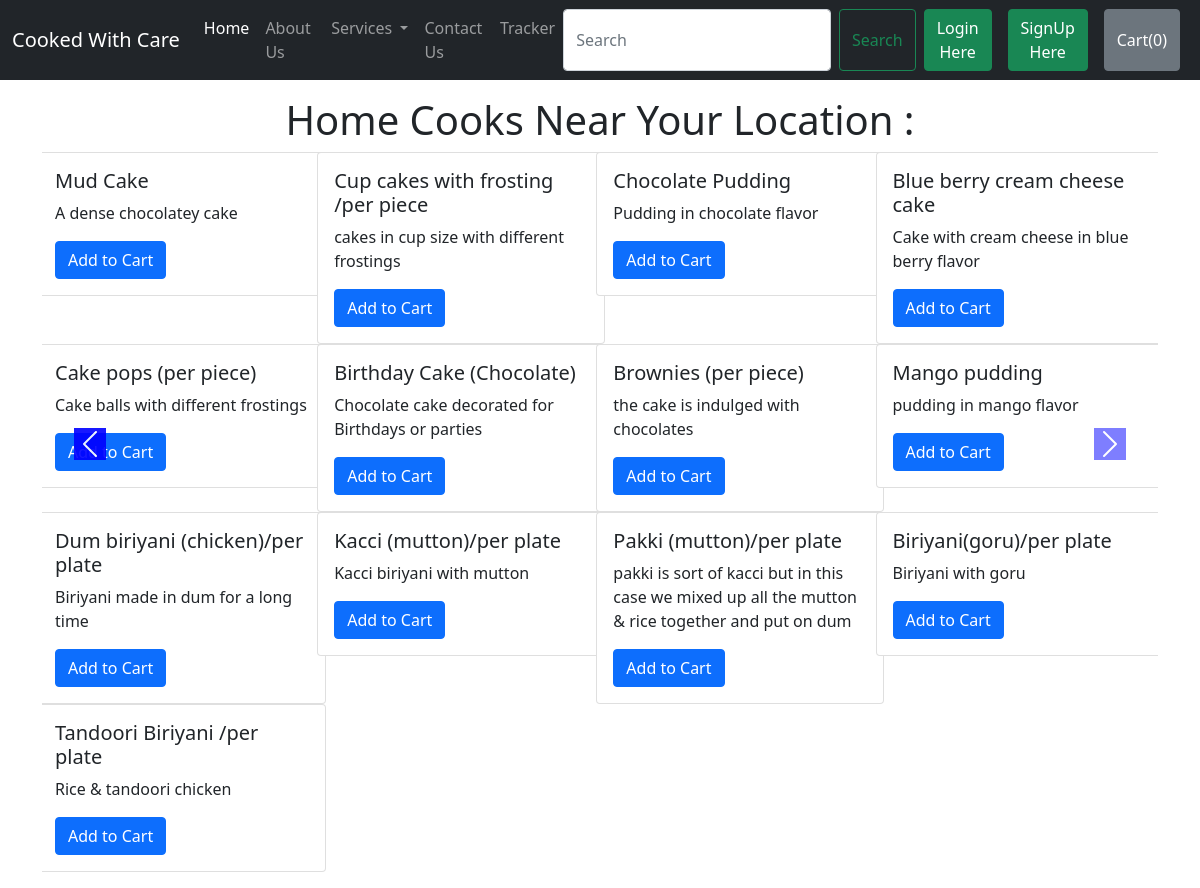
The app's page /homemadefood with its own data.
### shop/models.py (models this page shows)
class product(models.Model):
    product_name= models.CharField(max_length=122, default="")
    category = models.CharField(max_length=50, default="")
    desc=models.TextField(default="")
    price= models.DecimalField(max_digits=10, decimal_places=2,default=0)
    pub_date = models.DateField(default=True)

### home/views.py (the view)
# urls.py: path("homemadefood",views.homemadefood, name='homemadefood'),
def homemadefood(request):
    context={
        'var':'You can get best food here.'
    }
    products = product.objects.all()
    print(products)
    n = len(products)
    nslides = n//4 + ceil((n/4)-(n//4))
    params = {'no_of_slides':nslides,'range':range(nslides),'product':products}
    return render(request, 'homemadefood.html', params)

### templates/homemadefood.html (shortened to what this page needs)
{% extends 'base.html' %}
{% load static %}
{% block body %}
<div class="container my-3">
  <div id="demo" class="crousel slide my=3" data-ride="carousel">
    <h1 class="my-2 text-center">Home Cooks Near Your Location : </h1>
    <div class="container carousel-inner no-padding">
      <div class="crousel-item active">
        {% for i in product %}
        <div class="col-xs-3 col-sm-3 col-md-3">
          <div class="card" style="width: 18rem;">
            <div class="card-body">
              <h5 class="card-title">{{i.product_name}}</h5>
              <p class="card-text">{{i.desc}}</p>
              <button id="{{i.product_name}}" class="btn btn-primary cart">Add to Cart</button>
            </div>
          </div>
        </div>
        {% if forloop.counter|divisibleby:4 and forloop.counter > 0 and not forloop.last %}
      </div>
      <div class="crousel-item active">
        {% endif %}
        {% endfor %}
      </div>
    </div>
    <a class="carousel-control-prev" href="#demo" data-slide="prev">
      <span class="carousel-control-prev-icon"></span>
    </a>
    <a class="carousel-control-next" href="#demo" data-slide="next">
      <span class="carousel-control-next-icon"></span>
    </a>
  </div>
</div>
{% endblock body %}

### templates/base.html (style rules this page uses)
.col-md-3 { display: inline-block; margin-left: -4px; }
body .carousel-control-prev-icon, body .carousel-control-next-icon { background-color: blue; }
body .no-padding { padding-left: 0; padding-right: 0; }

### records on screen
product: product_name "Mud Cake", desc "A dense chocolatey cake"
product: product_name "Cup cakes with frosting /per piece", desc "cakes in cup size with different frostings"
product: product_name "Chocolate Pudding", desc "Pudding in chocolate flavor"
product: product_name "Blue berry cream cheese cake", desc "Cake with cream cheese in blue berry flavor"
product: product_name "Cake pops (per piece)", desc "Cake balls with different frostings"
product: product_name "Birthday Cake (Chocolate)", desc "Chocolate cake decorated for Birthdays or parties"
product: product_name "Brownies (per piece)", desc "the cake is indulged with chocolates"
product: product_name "Mango pudding", desc "pudding in mango flavor"
product: product_name "Dum biriyani (chicken)/per plate", desc "Biriyani made in dum for a long time"
product: product_name "Kacci (mutton)/per plate", desc "Kacci biriyani with mutton"
product: product_name "Pakki (mutton)/per plate", desc "pakki is sort of kacci but in this case we mixed up all the mutton & rice together and put on dum"
product: product_name "Biriyani(goru)/per plate", desc "Biriyani with goru"
product: product_name "Tandoori Biriyani /per plate", desc "Rice & tandoori chicken"
